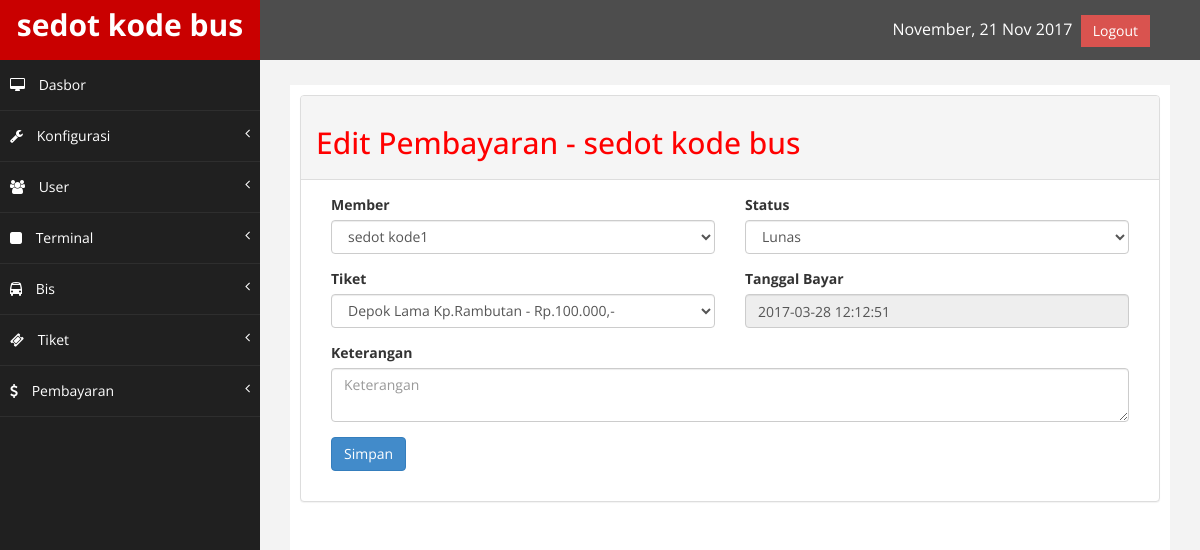
/index.php/admin/pembayaran/edit/4, run on the app's committed database.
### tables this page shows
CREATE TABLE IF NOT EXISTS `konfigurasi` (
`id_konfigurasi` int(11) NOT NULL,
  `nama_website` varchar(225) NOT NULL,
  `email` varchar(225) NOT NULL,
  `logo` varchar(225) NOT NULL,
  `icon` varchar(225) NOT NULL,
  `google_map` varchar(225) NOT NULL,
  `tentang` text NOT NULL,
  `metatext` varchar(225) NOT NULL,
  `keywords` varchar(225) NOT NULL,
  `facebook` varchar(225) NOT NULL,
  `telepone` varchar(225) NOT NULL,
  `alamat` text NOT NULL
);

CREATE TABLE IF NOT EXISTS `pembayaran` (
`id_bayar` int(11) NOT NULL,
  `id_member` int(11) NOT NULL,
  `id_tiket` int(11) NOT NULL,
  `status` varchar(225) NOT NULL,
  `keterangan` text NOT NULL,
  `tanggal_bayar` timestamp NOT NULL DEFAULT CURRENT_TIMESTAMP ON UPDATE CURRENT_TIMESTAMP
);

### application/views/admin/layout/wrapper.php (called while the page is built)
<?php
	require_once('head.php');
	require_once('header.php');
	require_once('nav.php');
	require_once('content.php');
	require_once('footer.php');

### application/controllers/admin/Pembayaran.php (called while the page is built, shortened)
<?php
class Pembayaran extends CI_Controller {
	public function edit($id_bayar) {
		$site	= $this->konfigurasi_model->daftar_konfigurasi();
		$bayar	= $this->pembayaran_model->detail_pembayaran($id_bayar);
		$member = $this->users_model->daftar_member();
		$tiket 	= $this->tiket_model->daftar_tiket();
		$valid = $this->form_validation;
		$valid->set_rules('id_member','Member','required');
		$valid->set_rules('id_tiket','Tiket','required');
		$valid->set_rules('status','Status','required');
		$valid->set_rules('keterangan','Keterangan','required');
		$valid->set_rules('tanggal_bayar','Tanggal Bayar','required');
		if($valid->run() === FALSE) {
		$data = array(	'title'	=> 'Edit Pembayaran - '.$site['nama_website'],
						'bayar'	=> $bayar,
						'member'=> $member,
						'tiket'	=> $tiket,
						'isi'	=> 'admin/bayar/edit');
		$this->load->view('admin/layout/wrapper',$data);
		}
	}
}

### index.php (called while the page is built, shortened)
<?php
require_once BASEPATH.'core/CodeIgniter.php';

### application/models/Konfigurasi_model.php (called while the page is built, shortened)
<?php
    class Konfigurasi_model extends CI_Model {
        public function daftar_konfigurasi() {
            $this->db->select('*');
            $this->db->from('konfigurasi');
            $this->db->order_by('id_konfigurasi','ASC');
            $query = $this->db->get();
            return $query->row_array();
        }
    }

### application/views/admin/layout/content.php (called while the page is built)
<?php
if($isi) {
	$this->load->view($isi);
}

### application/models/Pembayaran_model.php (called while the page is built, shortened)
<?php
    class Pembayaran_model extends CI_Model {
        public function detail_pembayaran($id_bayar) {
            $this->db->select('*');
            $this->db->from('pembayaran');
            $this->db->where('id_bayar', $id_bayar);
            $this->db->order_by('id_bayar','ASC');
            $query = $this->db->get();
            return $query->row_array();
        }
}

### application/models/Users_model.php (called while the page is built, shortened)
<?php
    class Users_model extends CI_Model {
        public function detail_admin($id_admin) {
            $this->db->select('*');
            $this->db->from('admin');
            $this->db->where('id_admin', $id_admin);
            $query = $this->db->get();
            return $query->row_array();
        }
        public function daftar_member() {
            $this->db->select('*');
            $this->db->from('member');
            $this->db->order_by('id_member','ASC');
            $query = $this->db->get();
            return $query->result_array();
        }
}

### application/models/Tiket_model.php (called while the page is built, shortened)
<?php
    class Tiket_model extends CI_Model {
        public function daftar_tiket() {
            $this->db->select('*');
            $this->db->from('tiket');
            $this->db->join('terminal','terminal.id_terminal = tiket.id_terminal','LEFT');
            $this->db->join('bis','bis.id_bis = tiket.id_bis','LEFT');
            $this->db->order_by('id_tiket','ASC');
            $query = $this->db->get();
            return $query->result_array();
        }
}

### application/views/admin/bayar/edit.php (the view, shortened to what this page needs)
<form action="<?php echo base_url('index.php/admin/pembayaran/edit/'.$bayar['id_bayar']) ?>" method="post">
<div class="col-md-6">
  <div class="form-group">
    <label>Member</label>
      <select name="id_member" class="form-control">
        <?php foreach($member as $member) { ?>
          <option value="<?php echo $member['id_member'] ?>">
            <?php echo $member['nama_depan'].' '.$member['nama_belakang'] ?>
          </option>
          <?php } ?>
      </select>
  </div>
  <div class="form-group">
    <label>Tiket</label>
      <select name="id_tiket" class="form-control">
        <?php foreach($tiket as $tiket) { ?>
          <option value="<?php echo $tiket['id_tiket'] ?>">
            <?php echo $tiket['berangkat'].' '.$tiket['tujuan'].' - '.$tiket['harga_tiket'] ?>
          </option>
          <?php } ?>
      </select>
  </div>
  </div>
  <div class="col-md-6">
    <div class="form-group">
        <label>Status</label>
        <select name="status" class="form-control">
            <option value="lunas">Lunas</option>
        </select>
    </div>
    <div class="form-group">
      <label>Tanggal Bayar</label>
      <input class="form-control" readonly type="text" name="tanggal_bayar" value="<?php echo $bayar['tanggal_bayar'];?>">
    </div>
    </div>
    <div class="col-md-12">
    <div class="form-group">
    <label>Keterangan</label>
      <textarea name="keterangan" class="form-control" placeholder="Keterangan"></textarea>
    </div>
    <div class="form-group input-group">
      <input type="submit" name="submit" value="Simpan" class="btn btn-primary btn-md">
    </div>
    </div>
  </form>

### application/views/admin/layout/header.php (shortened to what this page needs)
<body>
    <div id="wrapper">
        <nav class="navbar navbar-default navbar-cls-top " role="navigation" style="margin-bottom: 0">
        <div class="navbar-header">
            <a class="navbar-brand" href="<?php echo base_url('admin/dashboard') ?>">
            <?php echo $site['nama_website'] ?></a>
        </div>
  <div style="color: white;
padding: 15px 50px 5px 50px;
float: right;
font-size: 16px;">
<?php
$tgl_sekarang = date('F, d M Y');
echo $tgl_sekarang;
?>
<a href="<?php echo base_url('index.php/login/logout');?>" class="btn btn-danger square-btn-adjust">Logout</a> </div>
        </nav>

### assets/admin/assets/css/custom.css (style rules this page uses)
body { font-family: 'Open Sans', sans-serif; }
#wrapper { width: 100%; background:#202020; }
.square-btn-adjust { border: 0px solid transparent; -webkit-border-radius: 0px; -moz-border-radius: 0px; border-radius: 0px; }
.navbar-cls-top .navbar-brand { color: #fff; background: #C90000; width: 260px; text-align: center; height: 60px; font-size: 30px; font-weight: 700; }
.navbar-cls-top { background:#4D4D4D; border-bottom:none; }
.navbar-default { border:0px solid black; }
.navbar-header { background: #A70303; }
@media (min-width:768px) { .navbar { border-radius: 0px; } }

### data on the page
konfigurasi: nama_website "sedot kode bus"
pembayaran: tanggal_bayar "2017-03-28 12:12:51"

### other printed values
$title "Edit Pembayaran - sedot kode bus"
form field id_member "sedot kode1"
form field id_tiket "Depok Lama Kp.Rambutan - Rp.100.000,-"
